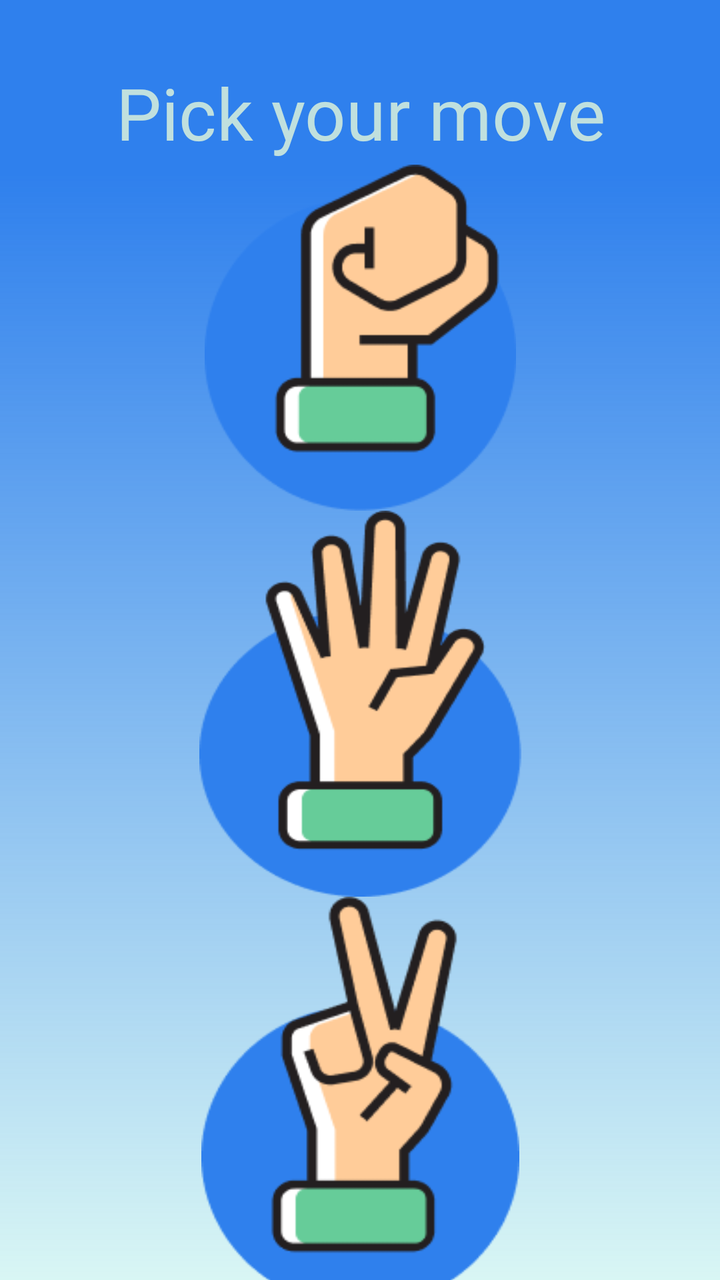
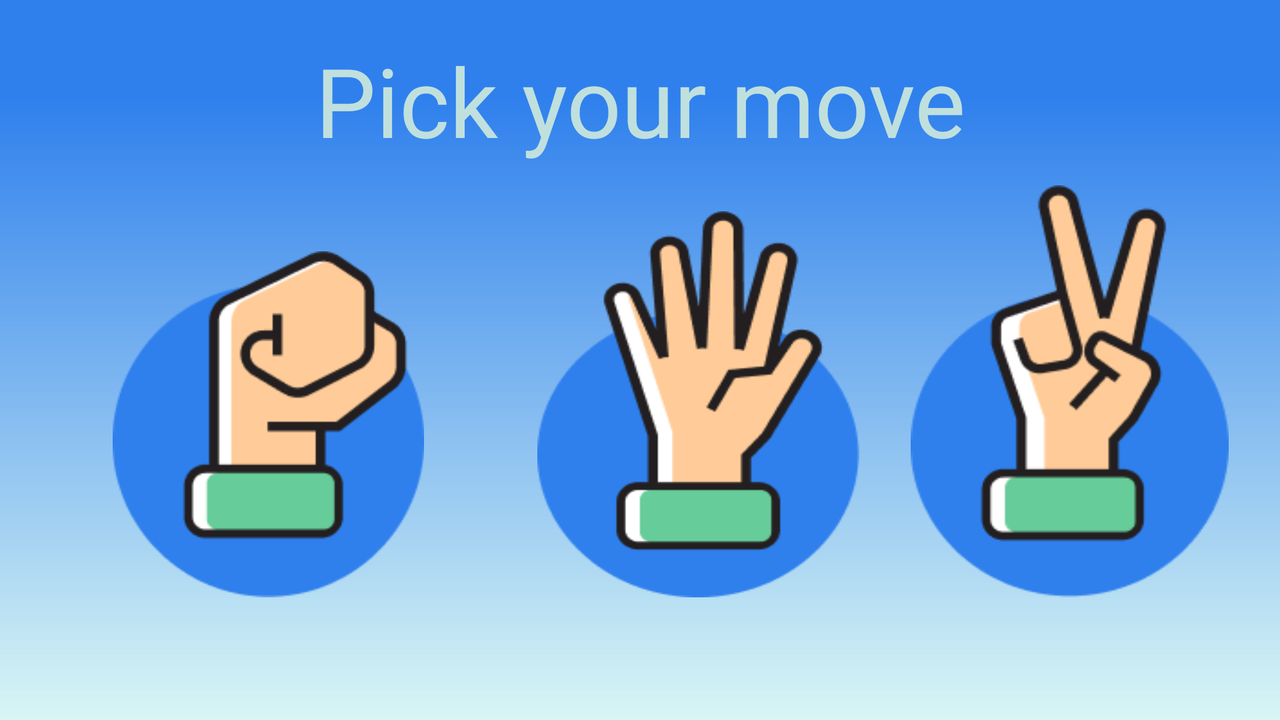

Two renders of one Android screen. The first uses the default layout on a phone; the second uses the alternative layout the repository ships for a different screen configuration, on a matching device. The two XML files are below.
<!-- AndroidManifest.xml: application theme Theme.RockPaperScissorsKotlin -->
<!-- res/layout/fragment_pick.xml -->
<?xml version="1.0" encoding="utf-8"?>
<androidx.constraintlayout.widget.ConstraintLayout xmlns:android="http://schemas.android.com/apk/res/android"
    xmlns:app="http://schemas.android.com/apk/res-auto"
    xmlns:tools="http://schemas.android.com/tools"
    android:layout_width="match_parent"
    android:layout_height="match_parent"
    android:background="@drawable/background"
    tools:context=".view.activities.main_activity.fragments.PickScreenFragment">

    <TextView
        android:id="@+id/pickTitle_tv"
        android:layout_width="wrap_content"
        android:layout_height="wrap_content"
        android:fontFamily="@font/play_bold"
        android:gravity="center"
        android:text="@string/pick_your_move"
        android:textColor="@color/text_color_light"
        android:textSize="@dimen/title_textSize"
        app:layout_constraintEnd_toEndOf="parent"
        app:layout_constraintStart_toStartOf="parent"
        app:layout_constraintTop_toTopOf="@+id/guideline3" />

    <ImageView
        android:id="@+id/moveRock_iv"
        android:layout_width="217dp"
        android:layout_height="173dp"
        android:layout_marginTop="@dimen/option_topMargin"
        android:src="@drawable/opt_rock"
        app:layout_constraintBottom_toTopOf="@+id/movePaper_iv"
        app:layout_constraintEnd_toEndOf="parent"
        app:layout_constraintStart_toStartOf="parent"
        app:layout_constraintTop_toBottomOf="@+id/pickTitle_tv" />

    <ImageView
        android:id="@+id/movePaper_iv"
        android:layout_width="161dp"
        android:layout_height="193dp"
        android:scaleType="fitXY"
        android:src="@drawable/opt_paper"
        app:layout_constraintEnd_toEndOf="parent"
        app:layout_constraintStart_toStartOf="parent"
        app:layout_constraintBottom_toTopOf="@+id/moveScissors_iv"
        app:layout_constraintTop_toBottomOf="@+id/moveRock_iv"
        tools:layout_editor_absoluteX="125dp" />

    <ImageView
        android:id="@+id/moveScissors_iv"
        android:layout_width="159dp"
        android:layout_height="206dp"
        android:scaleType="fitXY"
        android:src="@drawable/opt_scissors"
        app:layout_constraintEnd_toEndOf="parent"
        app:layout_constraintStart_toStartOf="parent"
        app:layout_constraintBottom_toBottomOf="parent"
        app:layout_constraintTop_toBottomOf="@+id/movePaper_iv"
        tools:layout_editor_absoluteX="126dp" />

    <androidx.constraintlayout.widget.Guideline
        android:id="@+id/guideline3"
        android:layout_width="wrap_content"
        android:layout_height="wrap_content"
        android:orientation="horizontal"
        app:layout_constraintGuide_percent="0.05" />

</androidx.constraintlayout.widget.ConstraintLayout>
<!-- resources referenced by this layout -->
<resources>
  <color name="text_color_light">#C0E0DE</color>
  <dimen name="option_topMargin">16dp</dimen>
  <dimen name="title_textSize">36sp</dimen>
  <!-- drawable background (drawable) -->
  <vector xmlns:android="http://schemas.android.com/apk/res/android"
      xmlns:aapt="http://schemas.android.com/aapt"
      android:width="414dp"
      android:height="896dp"
      android:viewportWidth="414"
      android:viewportHeight="896">
    <path
        android:pathData="M0,0h414v896h-414z">
      <aapt:attr name="android:fillColor">
        <gradient 
            android:startY="0"
            android:startX="207"
            android:endY="896"
            android:endX="207"
            android:type="linear">
          <item android:offset="0.135417" android:color="#FF2F80ED"/>
          <item android:offset="1" android:color="#3032CEC5"/>
        </gradient>
      </aapt:attr>
    </path>
  </vector>
  <!-- drawable opt_paper: png bitmap (drawable, 8574 bytes) -->
  <!-- drawable opt_rock: png bitmap (drawable, 5983 bytes) -->
  <!-- drawable opt_scissors: png bitmap (drawable, 8547 bytes) -->
  <string name="pick_your_move">Pick your move</string>
  <style name="Theme.RockPaperScissorsKotlin" parent="Theme.MaterialComponents.DayNight.NoActionBar">
          
          <item name="colorPrimary">@color/text_color_light</item>
          <item name="colorPrimaryVariant">@color/text_color_dark</item>
          <item name="colorOnPrimary">@color/white</item>
          
          <item name="colorSecondary">@color/teal_200</item>
          <item name="colorSecondaryVariant">@color/teal_700</item>
          <item name="colorOnSecondary">@color/black</item>
          
          <item name="android:statusBarColor" tools:targetApi="l">?attr/colorPrimaryVariant</item>
          
      </style>
  <color name="text_color_dark">#2F80ED</color>
  <color name="white">#FFFFFFFF</color>
  <color name="teal_200">#FF03DAC5</color>
  <color name="teal_700">#FF018786</color>
  <color name="black">#FF000000</color>
</resources>
<!-- res/layout-land/fragment_pick.xml (the repository's variant of the layout above) -->
<!-- drawn on the phone turned sideways -->
<?xml version="1.0" encoding="utf-8"?>
<androidx.constraintlayout.widget.ConstraintLayout xmlns:android="http://schemas.android.com/apk/res/android"
    xmlns:app="http://schemas.android.com/apk/res-auto"
    xmlns:tools="http://schemas.android.com/tools"
    android:layout_width="match_parent"
    android:layout_height="match_parent"
    android:background="@drawable/background"
    tools:context=".view.activities.main_activity.fragments.PickScreenFragment">

    <TextView
        android:id="@+id/pickTitle_tv"
        android:layout_width="wrap_content"
        android:layout_height="wrap_content"
        android:fontFamily="@font/play_bold"
        android:gravity="center"
        android:text="@string/pick_your_move"
        android:textColor="@color/text_color_light"
        android:textSize="@dimen/bigTitle_textSize"
        app:layout_constraintEnd_toEndOf="parent"
        app:layout_constraintStart_toStartOf="parent"
        app:layout_constraintTop_toTopOf="@+id/guideline3" />

    <ImageView
        android:id="@+id/moveRock_iv"
        android:layout_width="217dp"
        android:layout_height="173dp"
        android:src="@drawable/opt_rock"
        app:layout_constraintBottom_toTopOf="@+id/guideline4"
        app:layout_constraintEnd_toStartOf="@+id/movePaper_iv"
        app:layout_constraintHorizontal_bias="0.5"
        app:layout_constraintStart_toStartOf="parent"
        app:layout_constraintTop_toBottomOf="@+id/pickTitle_tv" />

    <ImageView
        android:id="@+id/movePaper_iv"
        android:layout_width="161dp"
        android:layout_height="193dp"
        android:scaleType="fitXY"
        android:src="@drawable/opt_paper"
        app:layout_constraintBottom_toBottomOf="@+id/moveRock_iv"
        app:layout_constraintEnd_toStartOf="@+id/moveScissors_iv"
        app:layout_constraintHorizontal_bias="0.5"
        app:layout_constraintStart_toEndOf="@+id/moveRock_iv" />

    <ImageView
        android:id="@+id/moveScissors_iv"
        android:layout_width="159dp"
        android:layout_height="206dp"
        android:scaleType="fitXY"
        android:src="@drawable/opt_scissors"
        app:layout_constraintBottom_toBottomOf="@+id/movePaper_iv"
        app:layout_constraintEnd_toEndOf="parent"
        app:layout_constraintHorizontal_bias="0.5"
        app:layout_constraintStart_toEndOf="@+id/movePaper_iv" />

    <androidx.constraintlayout.widget.Guideline
        android:id="@+id/guideline3"
        android:layout_width="wrap_content"
        android:layout_height="wrap_content"
        android:orientation="horizontal"
        app:layout_constraintGuide_percent="0.05" />

    <androidx.constraintlayout.widget.Guideline
        android:id="@+id/guideline4"
        android:layout_width="wrap_content"
        android:layout_height="wrap_content"
        android:orientation="horizontal"
        app:layout_constraintGuide_percent="0.95" />

</androidx.constraintlayout.widget.ConstraintLayout>
<!-- resources referenced by the variant -->
<!-- as the phone turned sideways resolves them -->
<resources>
  <color name="text_color_light">#C0E0DE</color>
  <dimen name="bigTitle_textSize">48sp</dimen>
  <!-- drawable background (drawable) -->
  <vector xmlns:android="http://schemas.android.com/apk/res/android"
      xmlns:aapt="http://schemas.android.com/aapt"
      android:width="414dp"
      android:height="896dp"
      android:viewportWidth="414"
      android:viewportHeight="896">
    <path
        android:pathData="M0,0h414v896h-414z">
      <aapt:attr name="android:fillColor">
        <gradient 
            android:startY="0"
            android:startX="207"
            android:endY="896"
            android:endX="207"
            android:type="linear">
          <item android:offset="0.135417" android:color="#FF2F80ED"/>
          <item android:offset="1" android:color="#3032CEC5"/>
        </gradient>
      </aapt:attr>
    </path>
  </vector>
  <!-- drawable opt_paper: png bitmap (drawable, 8574 bytes) -->
  <!-- drawable opt_rock: png bitmap (drawable, 5983 bytes) -->
  <!-- drawable opt_scissors: png bitmap (drawable, 8547 bytes) -->
  <string name="pick_your_move">Pick your move</string>
  <style name="Theme.RockPaperScissorsKotlin" parent="Theme.MaterialComponents.DayNight.NoActionBar">
          
          <item name="colorPrimary">@color/text_color_light</item>
          <item name="colorPrimaryVariant">@color/text_color_dark</item>
          <item name="colorOnPrimary">@color/white</item>
          
          <item name="colorSecondary">@color/teal_200</item>
          <item name="colorSecondaryVariant">@color/teal_700</item>
          <item name="colorOnSecondary">@color/black</item>
          
          <item name="android:statusBarColor" tools:targetApi="l">?attr/colorPrimaryVariant</item>
          
      </style>
  <color name="text_color_dark">#2F80ED</color>
  <color name="white">#FFFFFFFF</color>
  <color name="teal_200">#FF03DAC5</color>
  <color name="teal_700">#FF018786</color>
  <color name="black">#FF000000</color>
</resources>
